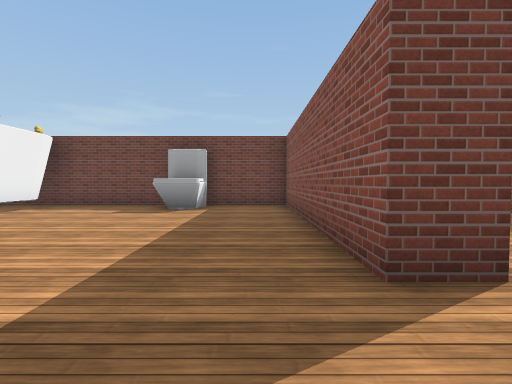
view 1 (above)

16 first-person views from a walk through a scene from a Unity 3-D project. The camera is 1.3 m above the floor, tilts 2° down and sees 85° across. The floor is counted in squares, 2 m on a side. Each view is taken from the middle of a square. On the plan, view 1 faces up. The plan holds only what a view shows up to about 9 squares ahead; the rest is blank. The player is left out. Some surface patterns are stand-ins.

view 2
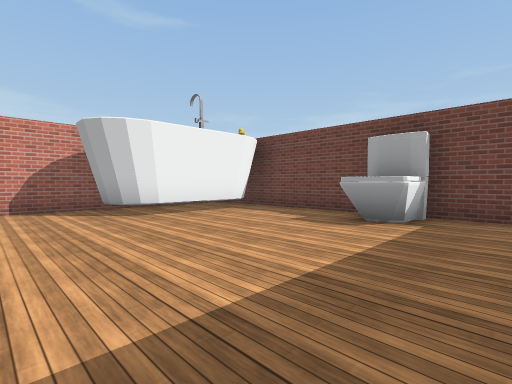

view 3
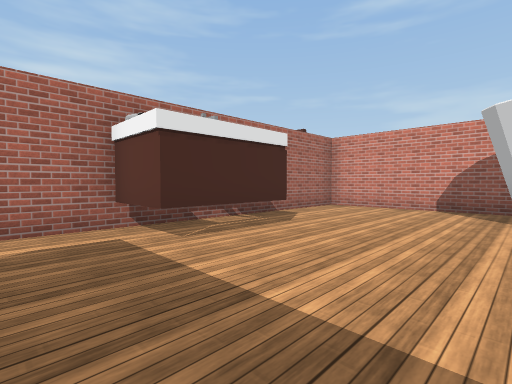

view 4
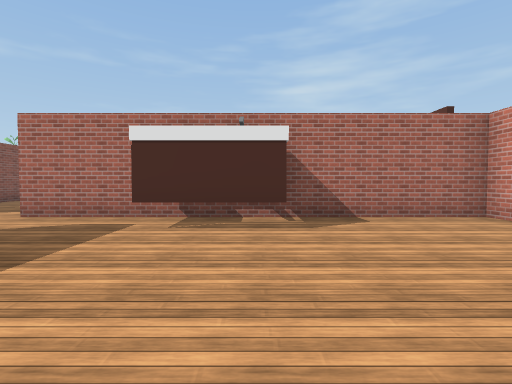

view 5
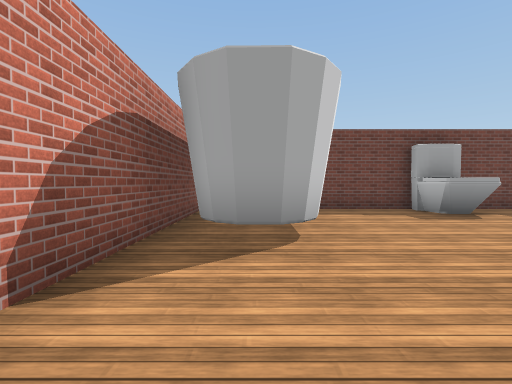

view 6
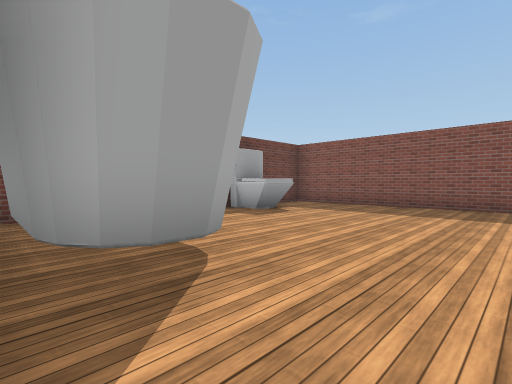

view 7
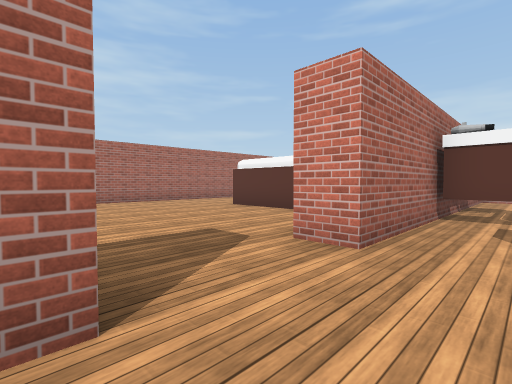

view 8
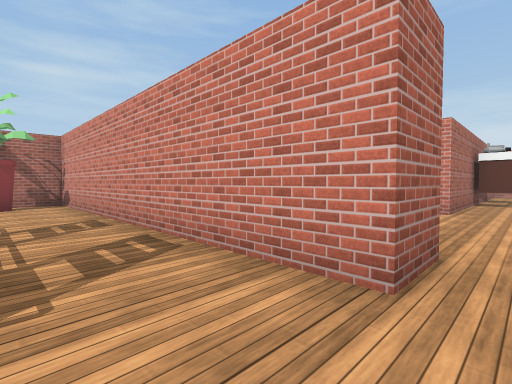

view 9
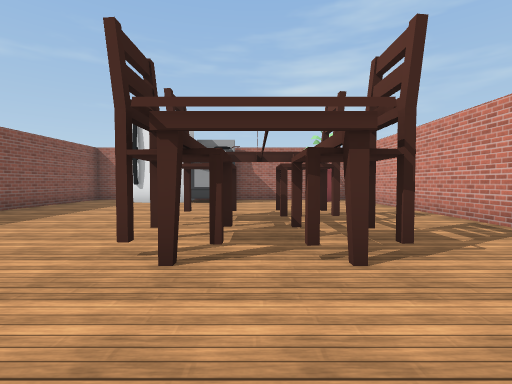

view 10
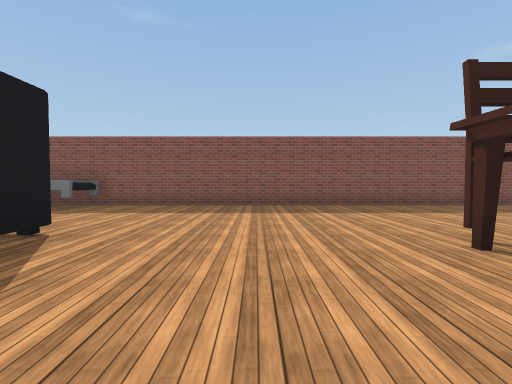

view 11
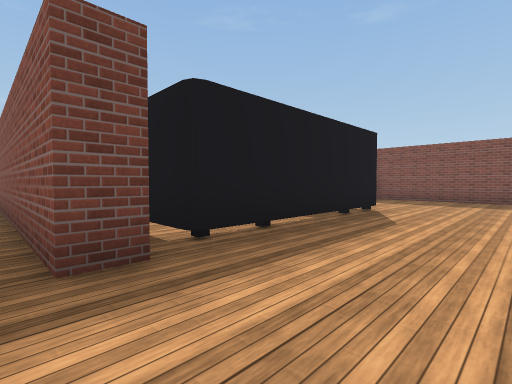

view 12
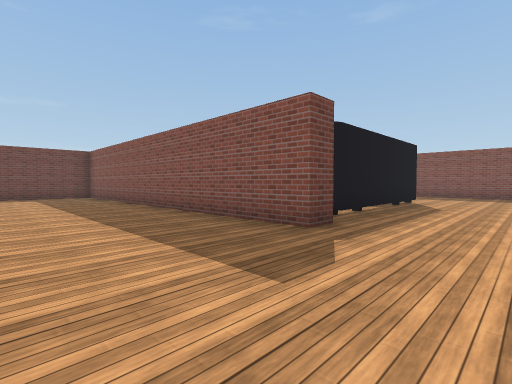

view 13
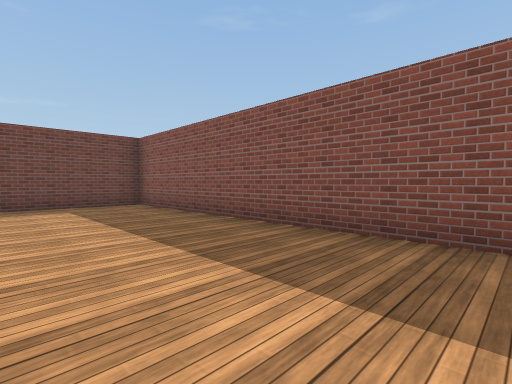

view 14
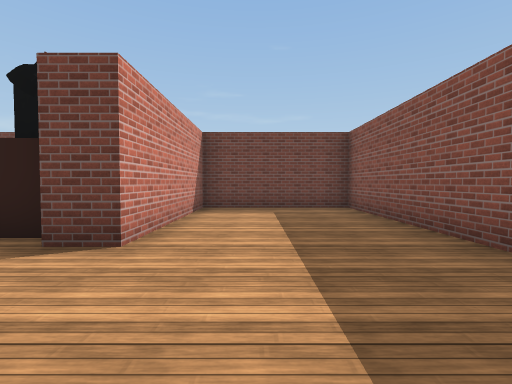

view 15
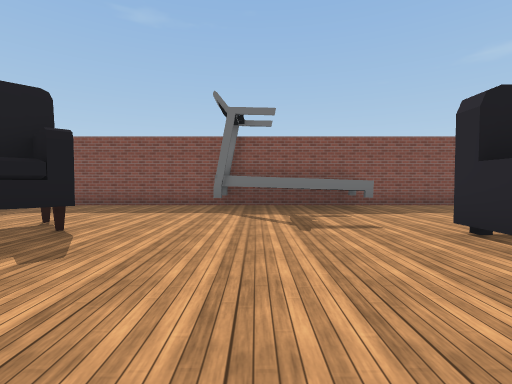

view 16
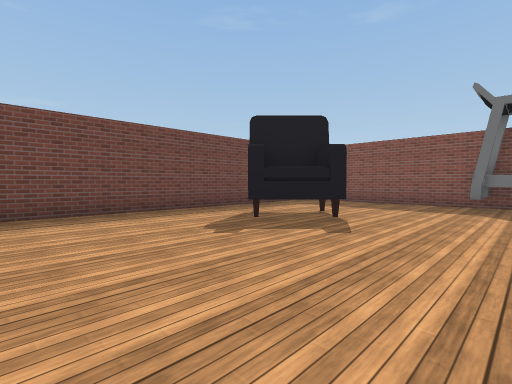

### Floor plan
Key: @ floor where view 1 was taken; # wall or solid block; . floor; = window, fence, low wall or low ledge; C chair; S stove; F sofa; O other object.
Columns run from 8 left of view 1 to 16 right of it. Each row starts with its distance up from view 1.
 16          #############
 15          #....#.........
 14          #....#.........#
 13          #....#....##...#
 12        OO#....#....FF...#
 11         .#....#.........#
 10          .....#........O#
  9           ....#........O#
  8 ##########....#  ......O#
  7 #.#...O..#....#   .....O#
  6 #.=......#....##   #....#
  5 #.=......#....######....#
  4 #.#......#..............#
  3 #........#..............#
  2 #........#..............#
  1 #....O#.................#
  0 #....##.@.....#.........#
 -1 ##########..###..C.C....#
 -2         ....  #....C....#
 -3       #.....  #..OCC....#
 -4       #.....  #.........#
 -5       #....   #.........#
 -6        ....   #.........#
 -7         ...   #.O .S###.#
 -8          .    #.
 -9          #    ##

Where each view was taken, in squares from view 1:
view 1: 0 up, 0 right, facing up
view 2: 2 up, 0 right, facing up-left
view 3: 4 up, 0 right, facing down-left
view 4: 5 up, 3 left, facing down
view 5: 1 up, 6 left, facing up
view 6: 2 up, 7 left, facing up-right
view 7: 1 up, 4 right, facing down-left
view 8: 1 up, 8 right, facing down-left
view 9: 2 up, 10 right, facing down
view 10: 2 up, 8 right, facing right
view 11: 2 up, 5 right, facing up-right
view 12: 2 up, 2 right, facing up-right
view 13: 7 up, 2 right, facing up-right
view 14: 8 up, 3 right, facing up
view 15: 9 up, 8 right, facing right
view 16: 9 up, 7 right, facing up-right
